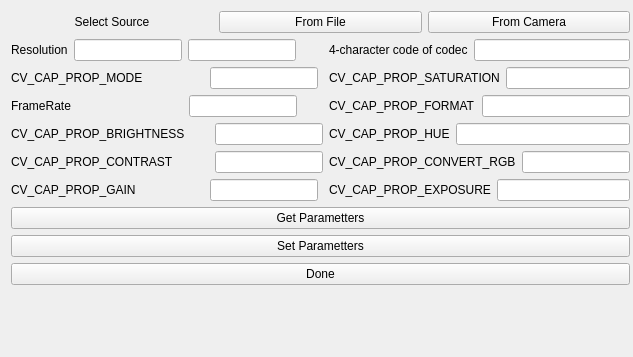
<?xml version="1.0" encoding="UTF-8"?>
<ui version="4.0">
 <class>ImageGeneratorConfiguratorClass</class>
 <widget class="QWidget" name="ImageGeneratorConfiguratorClass">
  <property name="geometry">
   <rect>
    <x>0</x>
    <y>0</y>
    <width>633</width>
    <height>357</height>
   </rect>
  </property>
  <property name="windowTitle">
   <string>ImageGeneratorConfigurator</string>
  </property>
  <layout class="QFormLayout" name="formLayout_2">
   <item row="0" column="0">
    <layout class="QVBoxLayout" name="verticalLayout">
     <item>
      <layout class="QHBoxLayout" name="horizontalLayout_2">
       <item>
        <widget class="QLabel" name="label">
         <property name="text">
          <string>Select Source</string>
         </property>
         <property name="alignment">
          <set>Qt::AlignCenter</set>
         </property>
        </widget>
       </item>
       <item>
        <widget class="QPushButton" name="file_button">
         <property name="text">
          <string>From File</string>
         </property>
        </widget>
       </item>
       <item>
        <widget class="QPushButton" name="camera_button">
         <property name="text">
          <string>From Camera</string>
         </property>
        </widget>
       </item>
      </layout>
     </item>
     <item>
      <layout class="QFormLayout" name="formLayout">
       <item row="0" column="0">
        <layout class="QHBoxLayout" name="horizontalLayout">
         <item>
          <widget class="QLabel" name="label_2">
           <property name="text">
            <string>Resolution</string>
           </property>
          </widget>
         </item>
         <item>
          <widget class="QLineEdit" name="xres_text"/>
         </item>
         <item>
          <widget class="QLineEdit" name="yres_text"/>
         </item>
        </layout>
       </item>
       <item row="2" column="0">
        <layout class="QHBoxLayout" name="horizontalLayout_3">
         <item>
          <widget class="QLabel" name="label_3">
           <property name="text">
            <string>FrameRate</string>
           </property>
          </widget>
         </item>
         <item>
          <spacer name="horizontalSpacer_2">
           <property name="orientation">
            <enum>Qt::Horizontal</enum>
           </property>
           <property name="sizeHint" stdset="0">
            <size>
             <width>112</width>
             <height>20</height>
            </size>
           </property>
          </spacer>
         </item>
         <item>
          <widget class="QLineEdit" name="framerate_text"/>
         </item>
        </layout>
       </item>
       <item row="0" column="1">
        <layout class="QHBoxLayout" name="horizontalLayout_4">
         <item>
          <widget class="QLabel" name="label_4">
           <property name="text">
            <string>4-character code of codec</string>
           </property>
          </widget>
         </item>
         <item>
          <widget class="QLineEdit" name="codec_text"/>
         </item>
        </layout>
       </item>
       <item row="2" column="1">
        <layout class="QHBoxLayout" name="horizontalLayout_5">
         <item>
          <widget class="QLabel" name="label_5">
           <property name="text">
            <string>CV_CAP_PROP_FORMAT</string>
           </property>
          </widget>
         </item>
         <item>
          <widget class="QLineEdit" name="format_text"/>
         </item>
        </layout>
       </item>
       <item row="1" column="0">
        <layout class="QHBoxLayout" name="horizontalLayout_6">
         <property name="sizeConstraint">
          <enum>QLayout::SetMaximumSize</enum>
         </property>
         <item>
          <widget class="QLabel" name="mode_text">
           <property name="sizePolicy">
            <sizepolicy hsizetype="Maximum" vsizetype="Preferred">
             <horstretch>0</horstretch>
             <verstretch>0</verstretch>
            </sizepolicy>
           </property>
           <property name="text">
            <string>CV_CAP_PROP_MODE</string>
           </property>
          </widget>
         </item>
         <item>
          <spacer name="horizontalSpacer">
           <property name="orientation">
            <enum>Qt::Horizontal</enum>
           </property>
           <property name="sizeHint" stdset="0">
            <size>
             <width>61</width>
             <height>20</height>
            </size>
           </property>
          </spacer>
         </item>
         <item>
          <widget class="QLineEdit" name="mode_text_2"/>
         </item>
        </layout>
       </item>
       <item row="3" column="0">
        <layout class="QHBoxLayout" name="horizontalLayout_7">
         <item>
          <widget class="QLabel" name="brightness_text">
           <property name="text">
            <string>CV_CAP_PROP_BRIGHTNESS</string>
           </property>
          </widget>
         </item>
         <item>
          <spacer name="horizontalSpacer_3">
           <property name="orientation">
            <enum>Qt::Horizontal</enum>
           </property>
           <property name="sizeHint" stdset="0">
            <size>
             <width>24</width>
             <height>20</height>
            </size>
           </property>
          </spacer>
         </item>
         <item>
          <widget class="QLineEdit" name="brightness_text_2"/>
         </item>
        </layout>
       </item>
       <item row="4" column="0">
        <layout class="QHBoxLayout" name="horizontalLayout_8">
         <item>
          <widget class="QLabel" name="label_8">
           <property name="text">
            <string>CV_CAP_PROP_CONTRAST</string>
           </property>
          </widget>
         </item>
         <item>
          <spacer name="horizontalSpacer_4">
           <property name="orientation">
            <enum>Qt::Horizontal</enum>
           </property>
           <property name="sizeHint" stdset="0">
            <size>
             <width>35</width>
             <height>20</height>
            </size>
           </property>
          </spacer>
         </item>
         <item>
          <widget class="QLineEdit" name="contrast_text"/>
         </item>
        </layout>
       </item>
       <item row="1" column="1">
        <layout class="QHBoxLayout" name="horizontalLayout_9">
         <item>
          <widget class="QLabel" name="saturation_text">
           <property name="text">
            <string>CV_CAP_PROP_SATURATION</string>
           </property>
          </widget>
         </item>
         <item>
          <widget class="QLineEdit" name="format_text_5"/>
         </item>
        </layout>
       </item>
       <item row="3" column="1">
        <layout class="QHBoxLayout" name="horizontalLayout_10">
         <item>
          <widget class="QLabel" name="hue_text">
           <property name="text">
            <string>CV_CAP_PROP_HUE</string>
           </property>
          </widget>
         </item>
         <item>
          <widget class="QLineEdit" name="format_text_6"/>
         </item>
        </layout>
       </item>
       <item row="4" column="1">
        <layout class="QHBoxLayout" name="horizontalLayout_11">
         <item>
          <widget class="QLabel" name="saturation_text_2">
           <property name="text">
            <string>CV_CAP_PROP_CONVERT_RGB</string>
           </property>
          </widget>
         </item>
         <item>
          <widget class="QLineEdit" name="rgb_text"/>
         </item>
        </layout>
       </item>
       <item row="5" column="0">
        <layout class="QHBoxLayout" name="horizontalLayout_12">
         <item>
          <widget class="QLabel" name="gain_text">
           <property name="text">
            <string>CV_CAP_PROP_GAIN</string>
           </property>
          </widget>
         </item>
         <item>
          <spacer name="horizontalSpacer_5">
           <property name="orientation">
            <enum>Qt::Horizontal</enum>
           </property>
           <property name="sizeHint" stdset="0">
            <size>
             <width>68</width>
             <height>20</height>
            </size>
           </property>
          </spacer>
         </item>
         <item>
          <widget class="QLineEdit" name="format_text_8"/>
         </item>
        </layout>
       </item>
       <item row="5" column="1">
        <layout class="QHBoxLayout" name="horizontalLayout_13">
         <item>
          <widget class="QLabel" name="exposure_text">
           <property name="text">
            <string>CV_CAP_PROP_EXPOSURE</string>
           </property>
          </widget>
         </item>
         <item>
          <widget class="QLineEdit" name="format_text_9"/>
         </item>
        </layout>
       </item>
      </layout>
     </item>
     <item>
      <widget class="QPushButton" name="getParams_button">
       <property name="text">
        <string>Get Parametters</string>
       </property>
      </widget>
     </item>
     <item>
      <widget class="QPushButton" name="setParams_button">
       <property name="text">
        <string>Set Parametters</string>
       </property>
      </widget>
     </item>
     <item>
      <widget class="QPushButton" name="done_button">
       <property name="text">
        <string>Done</string>
       </property>
      </widget>
     </item>
    </layout>
   </item>
  </layout>
 </widget>
 <layoutdefault spacing="6" margin="11"/>
 <resources/>
 <connections/>
</ui>
